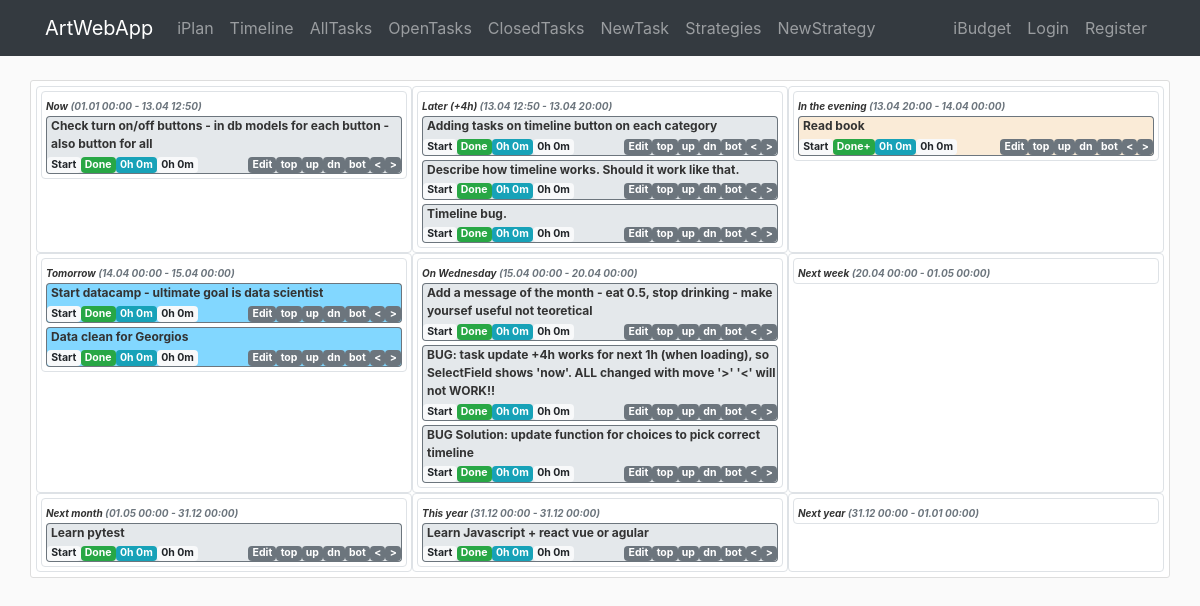
The app's page /iplan/timeline with its own data.
### awa/iplan/models.py (models this page shows, shortened)
class Task(db.Model):
    id = db.Column(db.Integer, primary_key=True)
    name = db.Column(db.String(140), nullable=False)
    desc = db.Column(db.Text)
    category = db.Column(db.String(20))
    frequency = db.Column(db.String(10))
    time_creation = db.Column(db.DateTime, default=datetime.utcnow)
    time_completion = db.Column(db.DateTime)
    time_line = db.Column(db.DateTime)
    duration_plan = db.Column(db.Interval, nullable=False, default=timedelta(0))
    duration_real = db.Column(db.Interval, nullable=False, default=timedelta(0))
    timer_start = db.Column(db.DateTime)
    order = db.Column(db.Integer)
    id_strategy = db.Column(db.Integer, db.ForeignKey('strategy.id'), nullable=False)
    id_project = db.Column(db.Integer, db.ForeignKey('project.id'))

### awa/iplan/routes.py (the view)
@iplan.route('/iplan/timeline', methods=['GET', 'POST'])
def timeline():
    tasks = Task.query.filter(Task.time_completion.is_(None)).order_by(Task.order).all()
    strategies = Strategy.query.order_by(Strategy.order).all()
    return render_template('iplan/timeline.html', tasks=tasks, strategies=strategies, string_from_duration=string_from_duration,
                           now=datetime.now(), fromtimestamp=datetime.fromtimestamp, timeline_ranges=timeline_ranges,
                           get_index_in_timeline_for_current_task=get_index_in_timeline_for_current_task)

### awa/iplan/utils.py (called while the page is built, shortened)
def string_from_duration(x):
    if x is None or x.total_seconds() == 0:
        return '0h 0m'

### awa/templates/iplan/timeline.html (shortened to what this page needs)
{% extends "layout.html" %}
{% block content %}
<div class="container">
    <div class="row content-section">
        {% for timeline in timeline_ranges()%}
        <div class="col-md-4 border p-1 rounded">
            <div class="col-12 border timeline_task_border rounded p-0">
                <small class="timeline_header ml-1">{{ timeline[2] }} </small>
                <small class="timeline_header text-muted">({{fromtimestamp(timeline[0]).strftime('%d.%m %H:%M')}} - {{fromtimestamp(timeline[1]).strftime('%d.%m %H:%M')}})</small>
                {% for task in tasks %}
                    {% if task.time_line >= fromtimestamp(timeline[0]) and task.time_line < fromtimestamp(timeline[1]) %}
                         <div class="row rounded-top border border-bottom-0 border-secondary timeline_task_name pl-1 pb-1 ml-1 mr-1" style="background-color:{{task.strategy.color}}">
                            {{task.name}}
                        </div>
                        <div class="row rounded-bottom border border-top-0 border-secondary timeline_task_buttons mb-1 ml-1 mr-1" style="background-color:{{task.strategy.color}}">
                                {% if task.timer_start %}
                                    <a href="{{url_for('iplan.task_timer_start', id_task=task.id) }}" class="badge badge-light">Reset</a>
                                    <a href="{{url_for('iplan.task_timer_end', id_task=task.id) }}" class="badge badge-danger">Stop</a>
                                {% else %}
                                    <a href="{{url_for('iplan.task_timer_start', id_task=task.id) }}" class="badge badge-light">Start</a>
                                    {% if task.time_completion %}
                                        <a href="{{url_for('iplan.task_restore', id_task=task.id)}}" class="badge badge-primary">Restore</a>
                                    {% else %}
                                        {% if task.frequency == 'OneTime' %}
                                            <a href="{{url_for('iplan.task_complete', id_task=task.id)}}" class="badge badge-success">Done</a>
                                        {% else %}
                                            <a href="{{url_for('iplan.task_complete', id_task=task.id)}}" class="badge badge-success">Done+</a>
                                        {% endif %}
                                    {% endif %}
                                {% endif%}
                                <a href="#" class="badge badge-info">{{string_from_duration(task.duration_real)}}</a>
                                <a href="#" class="badge badge-light">{{string_from_duration(task.duration_plan)}}</a>
                                <a href="{{url_for('iplan.task_update', id_task=task.id) }}" class="badge badge-secondary ml-auto">Edit</a>
                                <a href="{{url_for('iplan.task_move', id_task=task.id, direction='top')}}" class="badge badge-secondary">top</a>
                                <a href="{{url_for('iplan.task_move', id_task=task.id, direction='up')}}" class="badge badge-secondary">up</a>
                                <a href="{{url_for('iplan.task_move', id_task=task.id, direction='down')}}" class="badge badge-secondary">dn</a>
                                <a href="{{url_for('iplan.task_move', id_task=task.id, direction='bottom')}}" class="badge badge-secondary">bot</a>
                                <a href="{{url_for('iplan.task_move_timeline', id_task=task.id, direction='previous') }}" class="badge badge-secondary"><</a>
                                <a href="{{url_for('iplan.task_move_timeline', id_task=task.id, direction='next') }}" class="badge badge-secondary">></a>
                        </div>
                    {% endif %}
                {% endfor %}
            </div>
        </div>
        {% endfor %}
    </div>
</div>
{% endblock content %}

### awa/static/main.css (style rules this page uses)
body { background: #fafafa; color: #333333; margin-top: 5rem; }
.content-section { background: #ffffff; padding: 5px 5px; border: 1px solid #dddddd; border-radius: 3px; margin-bottom: 10px; }
.timeline_header { font-size: 10px; font-style: italic; font-weight: bold; }
.timeline_task_name { font-size: 12px; font-weight: bold; }
.timeline_task_buttons { font-size: 14px; }

### records on screen
Task: name "Check turn on/off buttons - in db models for each button - also button for all", duration_real "0h 0m", duration_plan "0h 0m"
Task: name "Adding tasks on timeline button on each category", duration_real "0h 0m", duration_plan "0h 0m"
Task: name "Describe how timeline works. Should it work like that.", duration_real "0h 0m", duration_plan "0h 0m"
Task: name "Timeline bug.", duration_real "0h 0m", duration_plan "0h 0m"
Task: name "Read book", duration_real "0h 0m", duration_plan "0h 0m"
Task: name "Start datacamp - ultimate goal is data scientist", duration_real "0h 0m", duration_plan "0h 0m"
Task: name "Data clean for Georgios", duration_real "0h 0m", duration_plan "0h 0m"
Task: name "Add a message of the month - eat 0.5, stop drinking - make yoursef useful not teoretical", duration_real "0h 0m", duration_plan "0h 0m"
Task: name "BUG: task update +4h works for next 1h (when loading), so SelectField shows 'now'. ALL changed with move '>' '<' will not WORK!!", duration_real "0h 0m", duration_plan "0h 0m"
Task: name "BUG Solution: update function for choices to pick correct timeline", duration_real "0h 0m", duration_plan "0h 0m"
Task: name "Learn pytest", duration_real "0h 0m", duration_plan "0h 0m"
Task: name "Learn Javascript + react vue or agular", duration_real "0h 0m", duration_plan "0h 0m"

### other values on screen
{{ timeline[2] }} "Now" "Later (+4h)" "In the evening" "Tomorrow" "On Wednesday" "Next week" "Next month" "This year" "Next year"
{{ fromtimestamp(timeline[0]).strftime('%d.%m %H:%M') }} "01.01 00:00" "13.04 12:50" "13.04 20:00" "14.04 00:00" "15.04 00:00" "20.04 00:00" "01.05 00:00" "31.12 00:00" "31.12 00:00"
{{ fromtimestamp(timeline[1]).strftime('%d.%m %H:%M') }} "13.04 12:50" "13.04 20:00" "14.04 00:00" "15.04 00:00" "20.04 00:00" "01.05 00:00" "31.12 00:00" "31.12 00:00" "01.01 00:00"
